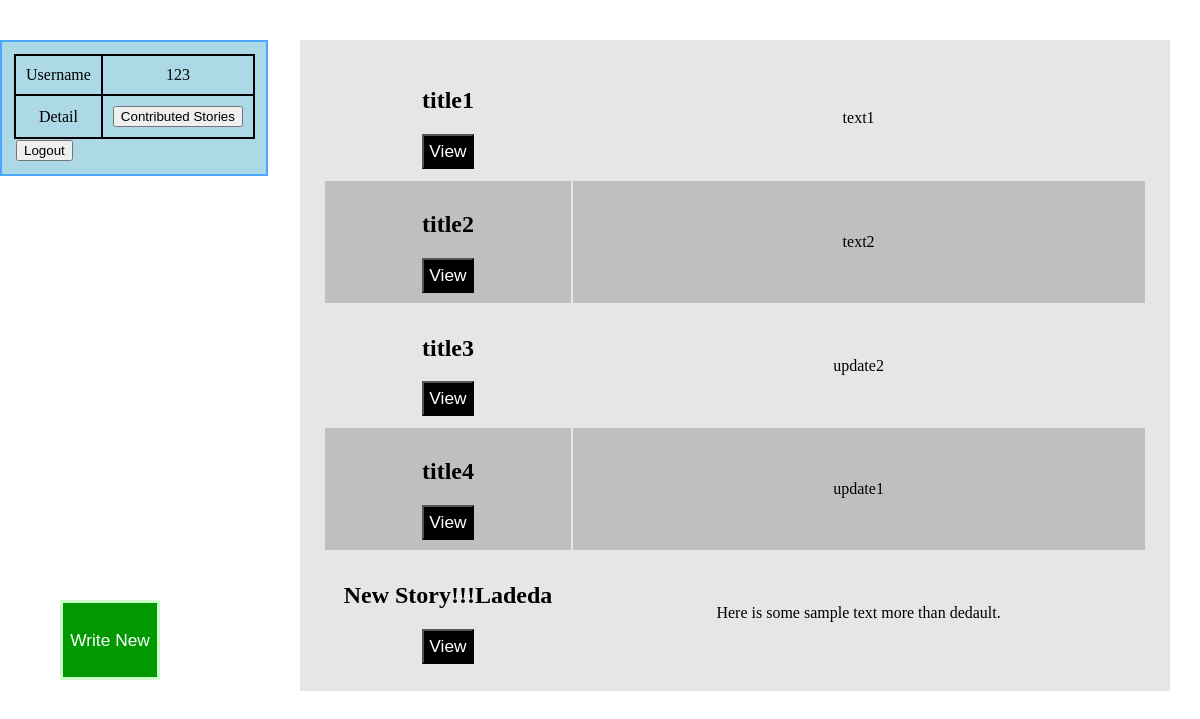
The page / (signed in) on the database its author committed.
### tables this page shows
CREATE TABLE stories (storyID INT, title VARCHAR, isOpen INT);

CREATE TABLE updates (storyID INT, username VARCHAR, updateNum INT, text TEXT);

### app.py (the view)
@app.route("/")
def root():
    if session and auth.userCooked(session["user"]):
        data = posts.getFeedData(session["user"])
        return render_template("home.html", data=data, user=session["user"])
    return render_template("login.html")

### utils/auth.py (called while the page is built)
def userCooked(user):
    f = "data/story.db"
    db = sqlite3.connect(f)
    c = db.cursor()
    a = c.execute("SELECT username FROM users")
    for row in a:
        if session and row and user == row[0]:
            return True
    return False

### utils/posts.py (called while the page is built)
def getContributedIDs(username):
    db = sqlite3.connect("data/story.db")
    cursor = db.cursor()
    query = "SELECT storyID FROM updates WHERE username=\"" + username + "\""
    cursor.execute(query)
    fetch = cursor.fetchall()
    data = []
    for i in fetch:
        data.append(i[0])
    return data

### templates/home.html (shortened to what this page needs)
<!DOCTYPE html>
<html>
<div class="user">
<table class="user">
  <tr>
    <td class="user" width="30%"> Username </td>
    <td class="user"> {{ user }} </td>
  </tr>
  <tr>
    <td class="user"> Detail </td>
    <td class="user">
      <form action="/contributed" method="POST">
	<input type="submit" value="Contributed Stories">
      </form>
    </td>
  </tr>
  <tr>
    <td colspan="2"><form action="/logout" method="POST">
	<input type="submit" value="Logout">
    </form></td>
  </tr>
</table>
</div>
<div class="content">
<table class="content">
  {% for dic in data %}
  <tr class="content">
    <td class="content" width="30%">
      <h2>{{ dic["title"] }}</h2>
      <form action="/viewstory" method="POST">
	<input type="submit" class="view" value="View">
      </form>
    </td>
    <td class="content">
      {{ dic["text"] }}
    </td>
  </tr>
  {% endfor %}
</table>
</div>
<div class="new">
  <form action="/newstory">
    <input type="submit" class="new" value="Write New">
  </form>
</div>
</html>

### templates/home.html (style rules this page uses)
div.user { position: fixed; top: 5%; left: 0; background: lightblue; width: 20%; border: 2px solid; border-color: #4da6ff; padding: 1%; }
table.user { width: 90%; margin-left: auto; margin-right: auto; border-collapse: collapse; }
td.user { border: 2px solid black; padding: 10px; text-align: center; }
div.content { position: fixed; max-height: 80%; width: 70%; background: #e6e6e6; padding: 15px; top: 5%; left: 25%; overflow-y:scroll; }
table.content { width: 98%; margin-left: auto; margin-right: auto; }
td.content { text-align: center; padding: 10px; }
tr.content:nth-child(even) { background-color: #bfbfbf; }
input.view { color: white; background-color: black; font-size: 13pt; padding: 5px; }
div.new { position: fixed; bottom: 15%; left: 5%; }
input.new { width: 100px; height: 80px; color: white; font-size: 13pt; background-color: #009900; border: 3px solid #ccffcc; padding:2px; }

### rows shown on the page
stories: title "title1"
updates: text "text1"
stories: title "title2"
updates: text "text2"
stories: title "title3"
updates: text "update2"
stories: title "title4"
updates: text "update1"
stories: title "New Story!!!Ladeda"
updates: text "Here is some sample text more than dedault."

### other values the page prints
{{ user }} "123"
